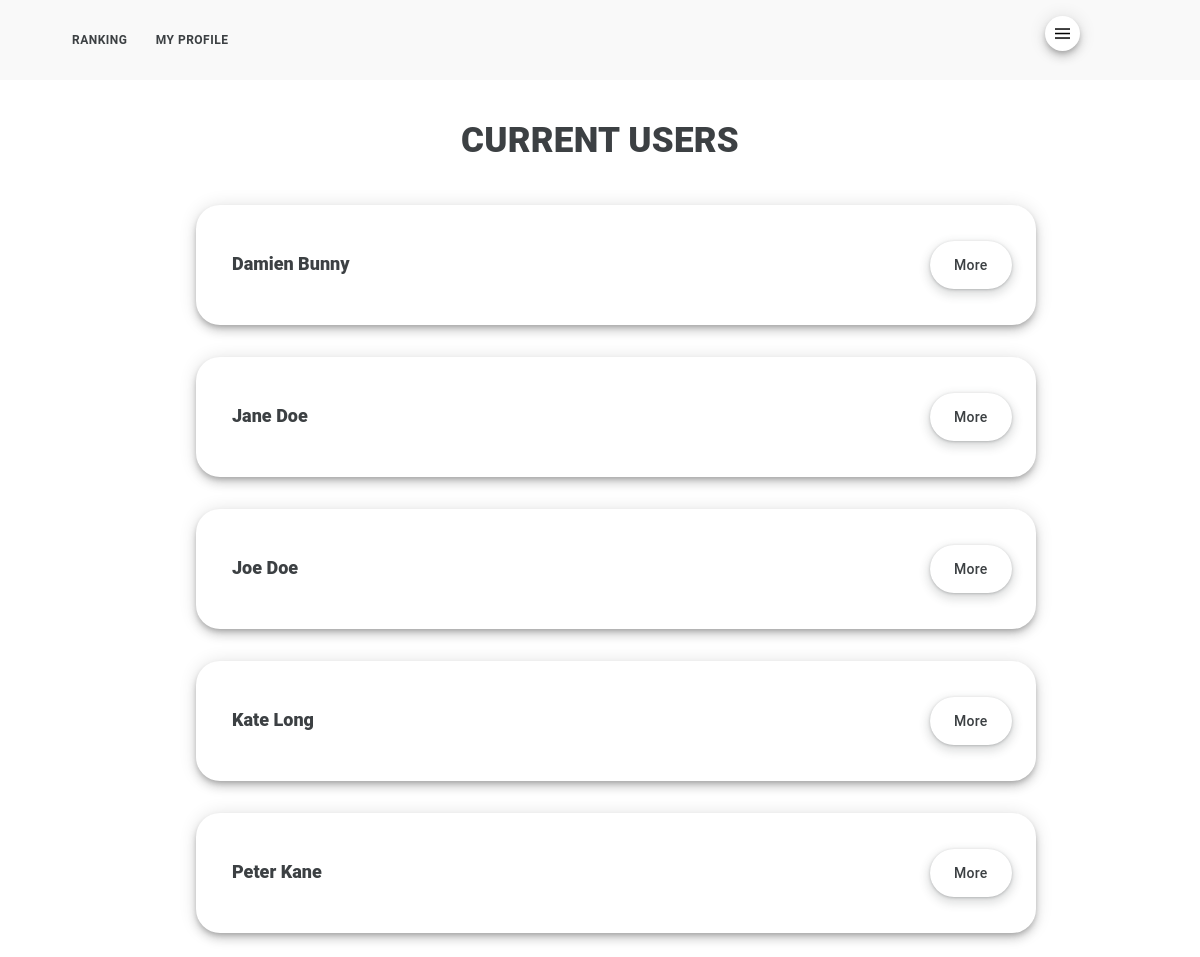
/register_client.html (signed in), run on the app's committed database.
### nieszkolni_app/models.py (models this page shows)
class Client(models.Model):
    user_type = models.CharField(max_length=200, default="client")
    name = models.CharField(max_length=200, default="", primary_key=True)
    phone_number = models.IntegerField(default=987654321)
    contact_email_address = models.CharField(max_length=200, default="")
    school = models.CharField(max_length=200, default="-")
    internal_email_address = models.CharField(max_length=200, default="")
    meeting_duration = models.IntegerField(default=55)
    price = models.IntegerField(default=0)
    acquisition_channel = models.CharField(max_length=200, default="")
    recommenders = models.CharField(max_length=200, default="")
    reasons_for_resignation = models.CharField(max_length=200, default="")
    status = models.CharField(max_length=200, default="")
    coach = models.CharField(max_length=200, default="")
    level = models.CharField(max_length=200, default="")
    daily_limit_of_new_vocabulary = models.IntegerField(default=25, null=True)
    maximal_interval_vocabulary = models.IntegerField(default=90, null=True)
    daily_limit_of_new_sentences = models.IntegerField(default=25, null=True)
    maximal_interval_sentences = models.IntegerField(default=90, null=True)

### nieszkolni_app/views.py (the view, shortened to what this page needs)
# urls.py: path('register_client.html', views.register_client, name="register_client"),
@staff_member_required
def register_client(request):
    if request.user.is_authenticated:
        first_name = request.user.first_name
        last_name = request.user.last_name
        current_user = first_name + " " + last_name
        current_clients = ClientsManager().list_current_users()
        return render(request, "list_current_users.html", {
            "current_clients": current_clients
            })

### nieszkolni_folder/audit_manager.py (called while the page is built)
    def check_if_clocked_in(self, clocking_user):
        with connection.cursor() as cursor:
            cursor.execute(f'''
                SELECT clock_out
                FROM nieszkolni_app_audit
                WHERE clocking_user = '{clocking_user}'
                AND entry_type = 'automatic'
                AND status = 'started'
                ORDER BY stamp DESC
                LIMIT 1
                ''')
            response = cursor.fetchone()
            if response is not None:
                if response[0] == 0:
                    status = True
                else:
                    status = False
            else:
                status = False
            return status

### nieszkolni_folder/clients_manager.py (called while the page is built)
    def list_current_users(self):
        with connection.cursor() as cursor:
            cursor.execute(f'''
                SELECT name
                FROM nieszkolni_app_client
                ORDER BY name ASC
                ''')
            users = cursor.fetchall()
            current_users = [user[0] for user in users]
            return current_users

### nieszkolni_folder/context_processors.py (called while the page is built)
def sections_processor(request):
    if request.user.is_authenticated:
        first_name = request.user.first_name
        last_name = request.user.last_name
        current_user = first_name + " " + last_name
        if request.user.is_superuser:
            superuser_status = True
        else:
            superuser_status = False
        status = AuditManager().check_if_clocked_in(current_user)
        return {"status": status, "superuser_status": superuser_status}
    else:
        return {}

### nieszkolni_app/templates/list_current_users.html (shortened to what this page needs)
{% extends 'base.html' %}
{% block 'content' %}
<h1>CURRENT USERS</h1>
<div class="list_container">
	<ul class="list">
		{% for client in current_clients %}
		<form action="{% url 'list_current_users' %}" method="POST">
			<li class="list_item">
				<div class="list_content">{{ client }}</div>
				<button type="submit" class="list_button button_main" name="action_on_user" value="more">More</button>
			</li>
		</form>
		{% endfor %}
	</ul>
</div>
{% endblock %}

### nieszkolni_app/static/styles.css (style rules this page uses)
body { height: 100%; margin: 0px; }
.button_main { align-items: center; appearance: none; background-color: #fff; border-radius: 24px; border-style: none; box-shadow: rgba(0, 0, 0, .2) 0 3px 5px -1px,rgba(0, 0, 0, .14) 0 6px 10px 0,rgba(0, 0, 0, .12) 0 1px 18px 0; box-sizing: border-box; color: #3c4043; cursor: pointer; display: inline-flex; fill: currentcolor; font-family: "Google Sans", Roboto, Arial, sans-serif; font-size: 14px; font-weight: 500; height: 48px; justify-content: center; letter-spacing: .25px; line-height: normal; margin: 1vw; max-width: 100%; overflow: visible; padding: 2px 24px; position: relative; text-align: center; text-decoration: none; text-transform: none; transition: box-shadow 280ms cubic-bezier(.4, 0, .2, 1),opacity 15ms linear 30ms,transform 270ms cubic-bezier(0, 0, .2, 1) 0ms; user-select: none; -webkit-user-select: none; touch-action: manipulation; width: auto; will-change: transform, opacity; z-index: 0; }
.button_main:not(:disabled) { box-shadow: rgba(60, 64, 67, .3) 0 1px 3px 0, rgba(60, 64, 67, .15) 0 4px 8px 3px; }
.list { align-items: center; list-style: none; display: flex; flex-direction: column; justify-content: center; }
.list_item { align-items: baseline; background-color: #fff; border-radius: 24px; border-style: none; box-shadow: rgba(0, 0, 0, .2) 0 3px 5px -1px,rgba(0, 0, 0, .14) 0 6px 10px 0,rgba(0, 0, 0, .12) 0 1px 18px 0; color: #3c4043; display: flex; font-family: "Google Sans", Roboto, Arial, sans-serif; justify-content: flex-start; margin-top: 1vh; margin-bottom: 1vh; padding: 3vh 1vw 3vh 3vw; user-select: none; width: 70vw; }
.list_content { display: inline-flex; color: #3c4043; font-size: 18px; font-weight: 850; }
.list_button { margin-left: auto; }
h1 { color: #3c4043; font-family: "Google Sans", Roboto, Arial, sans-serif; font-size: 35px; font-weight: 1000; letter-spacing: .25px; margin-bottom: 35px; text-align: center; }

### data on the page
Client: name "Damien Bunny"
Client: name "Jane Doe"
Client: name "Joe Doe"
Client: name "Kate Long"
Client: name "Peter Kane"
